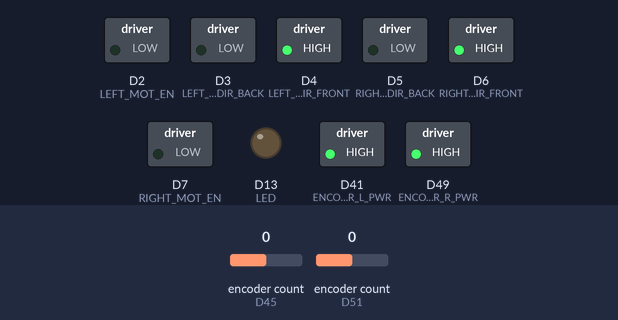
Bench run of a sketch on a simulated Arduino Due. On the bench: switched loads named in the sketch (green lamp = pin HIGH), output pins drawn as LEDs (lit = HIGH). The inputs (shaded band) are chosen by the test bench; at power-on: encoder count (sensors on D45, D51) 0. The ROS host is connected and sends only what is stated.

Above: at 1.2 s.
1.3 s: encoder count (sensor on D45) set to 1
At 2.5 s:
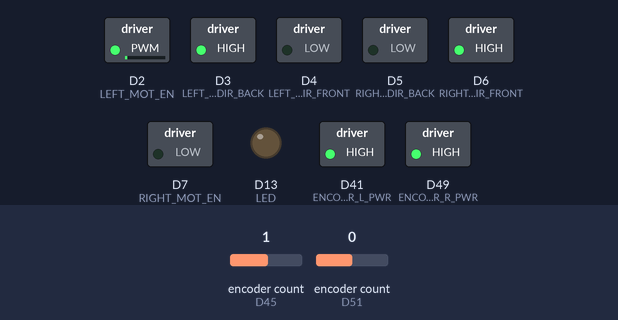
2.8 s: encoder count (sensor on D51) set to 1
At 3.7 s:
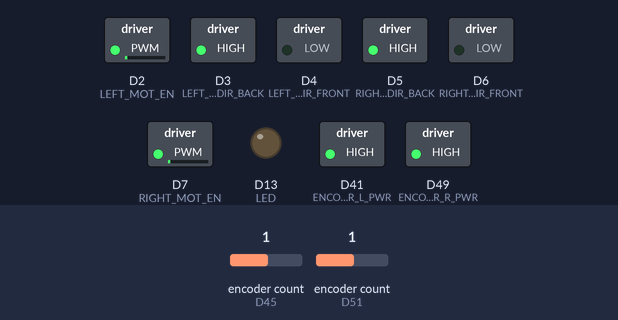
4.3 s: encoder count (sensor on D45) set to 2
At 4.9 s:
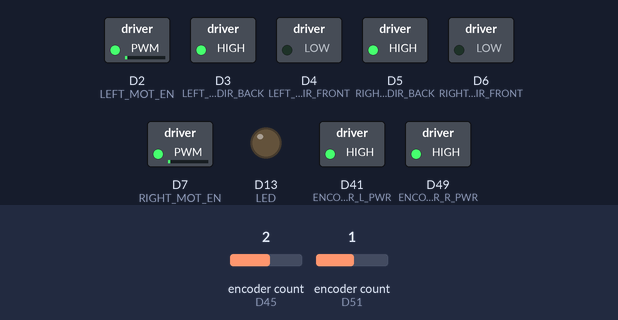
5.8 s: encoder count (sensor on D51) set to 2
At 7.0 s:
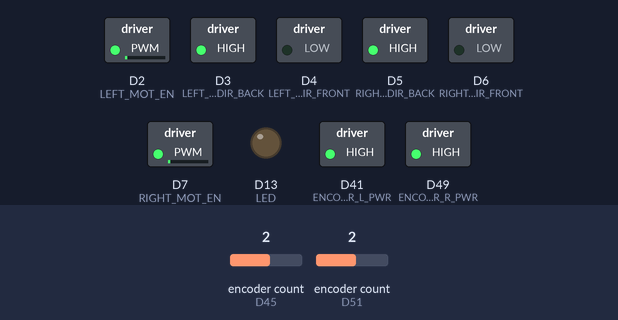
7.3 s: encoder count (sensor on D45) set to 6
At 8.4 s:
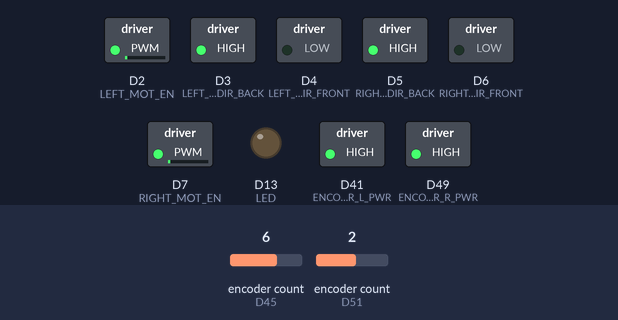
8.8 s: encoder count (sensor on D51) set to 6
At 9.3 s:
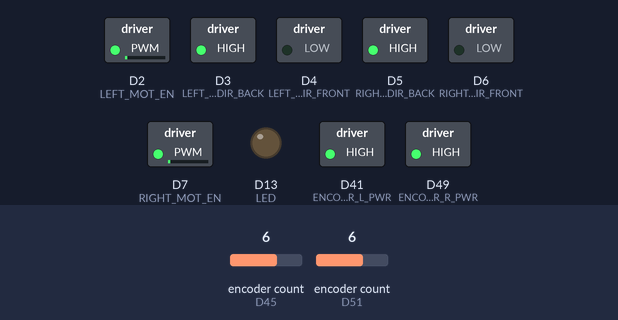
Timing chart, 0 to 11.3 s (numbered marks = the images above; inputs shaded):
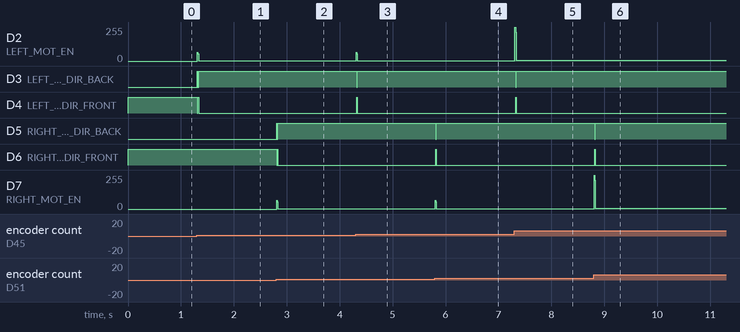

The sketch:

speedControlDue.ino
```cpp
#include "settings.h"
#include "settingsIO.h"
#include "settingsROS.h"

Encoder sensorR(ENCODER_R_A, ENCODER_R_B);
Encoder sensorL(ENCODER_L_A, ENCODER_L_B);

//Creates a PID controller linked to the specified Input, Output, and Setpoint
//double kp = 55, ki = 2.0, kd = 1.2;
double kp = 10, ki = 180.0, kd = 0.8;

PID rPID(&rads_r, &rPWM, &rsetPoint ,kp, ki, kd, DIRECT);
PID lPID(&rads_l, &lPWM, &lsetPoint ,kp, ki, kd, DIRECT);


void setup() {
  setGPIO();
//  setGPIOMonster();
//  motorOff(0);
//  motorOff(1);
  turnOffMotors();

//  Timer1.initialize(10000); //set timer 0.01 [s] or 100 Hz
//  Timer1.attachInterrupt( timerIsr ); // attach the service routine
  Timer3.attachInterrupt(timerIsr); // attach the service routine
  Timer3.start(10000);              //set timer 0.01 [s] or 100 Hz

  initROS();

  rPID.SetOutputLimits(-255, 255);
  rPID.SetSampleTime(10);
  rPID.SetMode(AUTOMATIC);
  lPID.SetOutputLimits(-255, 255);
  lPID.SetSampleTime(10);
  lPID.SetMode(AUTOMATIC);

}

void loop() {

  rPID.Compute();
  lPID.Compute();
//  motorGo(0, CW, 254);
//  setMotorLeft((uint8_t)abs(0), MOTOR_FRONT);
//  setMotorRight((uint8_t)abs(0), MOTOR_FRONT);

  if (rPWM >= 0){
    setMotorRight((uint8_t)abs(rPWM), MOTOR_FRONT);
    //motorGo(0, CW, (uint8_t)abs(rPWM));
  } else{
    setMotorRight((uint8_t)abs(rPWM), MOTOR_BACK);
    //motorGo(0, CCW, (uint8_t)abs(rPWM));
  }

  if (lPWM >= 0){
    //motorGo(1, CW, (uint8_t)abs(lPWM));
    setMotorLeft((uint8_t)abs(lPWM), MOTOR_FRONT);
  } else{
    setMotorLeft((uint8_t)abs(lPWM), MOTOR_BACK);
    //motorGo(1,CCW, (uint8_t)abs(lPWM));
  }

//  motorGo(0, CW, 255);
//  motorGo(1, CW, 255);
  rads_r = 2*PI*rps_r;
  rads_l = 2*PI*rps_l;

  MsgROS();

  delay(1);
}


void timerIsr(){
  currentTime = currentTime + 0.01;
  pps_r = sensorR.read();
  sensorR.write(0);
  rps_r = (float) pps_r*CONST_RPS;  //(100Hz)*pps/2100ppr

  pps_l = sensorL.read();
  sensorL.write(0);
  rps_l = (float) pps_l*CONST_RPS;  //(100Hz)*pps/2100ppr
  odometry(pps_r, pps_l);
}
```

settings.h
```cpp
//#include <TimerOne.h>
#include <DueTimer.h>
#include <Encoder.h>
#include <PID_v1.h>

#define DATA_SEND 3

#define LED 13
#define ENCODER_R_GND 47      //GREEN
#define ENCODER_R_PWR 49      //BLUE
#define ENCODER_R_A 51        //YELLOW
#define ENCODER_R_B 53        //WITHE
#define ENCODER_L_GND 39      //GREEN
#define ENCODER_L_PWR 41      //BLUE
#define ENCODER_L_A 45        //YELLOW
#define ENCODER_L_B 43        //WHITE

#define EXT_INT_PIN_2   0
#define EXT_INT_PIN_3   1
#define EXT_INT_PIN_21  2
#define EXT_INT_PIN_20  3
#define EXT_INT_PIN_19  4
#define EXT_INT_PIN_18  5

#define RIGHT_MOT_DIR_BACK 5
#define RIGHT_MOT_DIR_FRONT 6
#define RIGHT_MOT_EN 7 //enable
#define LEFT_MOT_DIR_BACK 3
#define LEFT_MOT_DIR_FRONT 4
#define LEFT_MOT_EN 2 //enable

#define MOTOR_FRONT 0
#define MOTOR_BACK  1
#define MOTOR_STOP  2

////////// CONSTANTS HUMMER MOTOSHIELD ////////////
#define BRAKEVCC 0
#define CW   1
#define CCW  2
#define BRAKEGND 3
#define CS_THRESHOLD 100

/*  VNH2SP30 pin definitions
 xxx[0] controls '1' outputs
 xxx[1] controls '2' outputs */
const int8_t inApin[2] = {7, 4};  // INA: Clockwise input
const int8_t inBpin[2] = {8, 9};  // INB: Counter-clockwise input
const int8_t pwmpin[2] = {5, 6};  // PWM input
const int8_t cspin[2] = {2, 3};   // CS: Current sense ANALOG input
const int8_t enpin[2] = {0, 1};   // EN: Status of switches output (Analog pin)

//////////////////////////////////////////////////

const int ENCODER_PULSES = 896*4;
const int FREQ_TIMER_1 = 100;   //[Hz] dont forget change in Timer1.initialize();
const float CONST_RPS = (float) FREQ_TIMER_1/ (float) ENCODER_PULSES;

const float pi = 3.14159265359;

float referencia1=0, referencia2=0;


//--------- GLOBAL VARIABLES ----------//
int ctu_r = 0;
int ctu_l = 0;
int pps_r = 0;
int pps_l = 0;
float rps_r = 0;
float rps_l = 0;

double rpm_r = 0, rads_r = 0;
double rpm_l = 0, rads_l = 0;

bool timerFlag = false;

float currentTime = 0;

//---------------- PID variables -----------------//
double rPWM = 0, lPWM = 0;
double rsetPoint = 0.0, lsetPoint = 0.0;

//-------------- Compute odometry ----------------//
//Robot Hardware
#define WHEELRAD 0.052 //[m] The radius of the wheel
#define WHEELDIST 0.264 //[m] Distance between wheels
#define CM 2*PI*WHEELRAD/ENCODER_PULSES   //const encoder pulse/Linear displacement

float theta = 0;
float x = 0;
float y = 0;
int16_t p=0;


void odometry(int pps_r, int pps_l){
  float Dl = CM*pps_l;    //Left distance wheel
  float Dr = CM*pps_r;    //Right distance wheel
  float Dc = (Dr+Dl)/2;   //*CHECK*Center robot distance
  theta = theta + (Dr-Dl)/WHEELDIST;  //theta robot
  x = x + Dc*cos(theta);
  y = y + Dc*sin(theta);
  p=p+pps_r;
}
```

settingsIO.h
```cpp
void setGPIO(){
  //-------- setting GPIO --------//
  pinMode(LED, OUTPUT);
/*
  pinMode(ENCODER_R_A, INPUT);
  pinMode(ENCODER_R_B, INPUT);
  pinMode(ENCODER_L_A, INPUT);
  pinMode(ENCODER_L_B, INPUT);
*/
  pinMode(RIGHT_MOT_DIR_BACK, OUTPUT);
  pinMode(RIGHT_MOT_DIR_FRONT, OUTPUT);
  pinMode(RIGHT_MOT_EN, OUTPUT);
  pinMode(LEFT_MOT_DIR_BACK, OUTPUT);
  pinMode(LEFT_MOT_DIR_FRONT, OUTPUT);
  pinMode(LEFT_MOT_EN, OUTPUT);


  pinMode(ENCODER_R_PWR, OUTPUT);
  pinMode(ENCODER_R_GND, OUTPUT);
//  pinMode(ENCODER_R_A, INPUT);
//  pinMode(ENCODER_R_B, INPUT);
  pinMode(ENCODER_L_PWR, OUTPUT);
  pinMode(ENCODER_L_GND, OUTPUT);
//  pinMode(ENCODER_L_A, INPUT);
//  pinMode(ENCODER_L_B, INPUT);

  digitalWrite(ENCODER_R_PWR, HIGH);
  digitalWrite(ENCODER_R_GND, LOW);
  digitalWrite(ENCODER_L_PWR, HIGH);
  digitalWrite(ENCODER_L_GND, LOW);
}

void setMotorRight(uint8_t pwm, uint8_t mode){

 if (mode==0){
    digitalWrite(RIGHT_MOT_DIR_BACK, LOW);
    digitalWrite(RIGHT_MOT_DIR_FRONT, HIGH);
  }else if(mode==1){
    digitalWrite(RIGHT_MOT_DIR_BACK, HIGH);
    digitalWrite(RIGHT_MOT_DIR_FRONT, LOW);
  }else{
    digitalWrite(RIGHT_MOT_DIR_BACK, LOW);
    digitalWrite(RIGHT_MOT_DIR_FRONT, LOW);
  }

  analogWrite(RIGHT_MOT_EN, pwm);
}

void  setMotorLeft(uint8_t pwm, uint8_t mode){

 if (mode==0){
    digitalWrite(LEFT_MOT_DIR_BACK, LOW);
    digitalWrite(LEFT_MOT_DIR_FRONT, HIGH);
  }else if(mode==1){
    digitalWrite(LEFT_MOT_DIR_BACK, HIGH);
    digitalWrite(LEFT_MOT_DIR_FRONT, LOW);
  }else{
    digitalWrite(LEFT_MOT_DIR_BACK, LOW);
    digitalWrite(LEFT_MOT_DIR_FRONT, LOW);
  }

  analogWrite(LEFT_MOT_EN, pwm);

}

void turnOffMotors(){

  setMotorRight(0, MOTOR_STOP);
  setMotorLeft(0, MOTOR_STOP);

}


void setGPIOMonster(){
/*    // Initialize digital pins as outputs
  for (int i=0; i<2; i++)
  {
    pinMode(inApin[i], OUTPUT);
    pinMode(inBpin[i], OUTPUT);
    pinMode(pwmpin[i], OUTPUT);
  }
  // Initialize braked
  for (int i=0; i<2; i++)
  {
    digitalWrite(inApin[i], LOW);
    digitalWrite(inBpin[i], LOW);
  }
  */
}

void motorOff(int motor)
{/*
  // Initialize braked
  for (int i=0; i<2; i++)
  {
    digitalWrite(inApin[i], LOW);
    digitalWrite(inBpin[i], LOW);
  }
  analogWrite(pwmpin[motor], 0);
  */
}

/* motorGo() will set a motor going in a specific direction
 the motor will continue going in that direction, at that speed
 until told to do otherwise.

 motor: this should be either 0 or 1, will selet which of the two
 motors to be controlled

 direct: Should be between 0 and 3, with the following result
 0: Brake to VCC
 1: Clockwise
 2: CounterClockwise
 3: Brake to GND

 pwm: should be a value between ? and 1023, higher the number, the faster
 it'll go
 */
void motorGo(uint8_t motor, uint8_t direct, uint8_t pwm)
{/*
  if (motor <= 1)
  {
    if (direct <=4)
    {
      // Set inA[motor]
      if (direct <=1)
        digitalWrite(inApin[motor], HIGH);
      else
        digitalWrite(inApin[motor], LOW);

      // Set inB[motor]
      if ((direct==0)||(direct==2))
        digitalWrite(inBpin[motor], HIGH);
      else
        digitalWrite(inBpin[motor], LOW);

      analogWrite(pwmpin[motor], pwm);
    }
  }
  */
}
```

settingsROS.h
```cpp
#define USE_USBCON
#include <ros.h>
#include <std_msgs/String.h>
#include <std_msgs/Int16.h>
#include <std_msgs/UInt16.h>
#include <std_msgs/Int16MultiArray.h>
#include <std_msgs/UInt16MultiArray.h>
#include <std_msgs/Float32MultiArray.h>
//#include <geometry_msgs/Twist.h>

ros::NodeHandle  nh;

//--------- Pulishers ---------//
//Topic Int16 type
std_msgs::Int16 adc_msg;
ros::Publisher adcData("adc",&adc_msg);

/*//comment for future use
//Topic speedMotors Int16MultiArray
std_msgs::Int16MultiArray speedMotors_msg;
ros::Publisher speedMotors("speedMotors",&speedMotors_msg);
*/

//Topic speedMotors [rad/s]
std_msgs::Float32MultiArray speedMotors_float_msg;
ros::Publisher speedMotors_float("speedMotors_float",&speedMotors_float_msg);

//Topic position and orientation robot [m] and [rad]
std_msgs::Float32MultiArray robotPosition_msg;
ros::Publisher robotPosition("robotPosition",&robotPosition_msg);

//Topic uControl rigth left robot [Volt]
std_msgs::Float32MultiArray uControl_msg;
ros::Publisher uControl("uControl",&uControl_msg);


//--------- Subscribers ---------//
//** callback speedMotors setpoint [pwm]
//void setpoint_cb(const std_msgs::UInt16MultiArray& setpoint_msg){
//  analogWrite(RIGHT_MOT_EN, setpoint_msg.data[1]);
//  analogWrite(13, setpoint_msg.data[1]);
//}

//ros::Subscriber<std_msgs::UInt16MultiArray> setpoint("setPoint", setpoint_cb);

//** callback speedMotors setpoint [rad/s]
void setpoint_f_cb(const std_msgs::Float32MultiArray& setpoint_msg){
//  analogWrite(RIGHT_MOT_EN, setpoint_msg.data[0]);
//  analogWrite(LEFT_MOT_EN, setpoint_msg.data[1]);
  analogWrite(13, abs((int16_t)setpoint_msg.data[1]));
    rsetPoint=setpoint_msg.data[0];
    lsetPoint=setpoint_msg.data[1];
}

ros::Subscriber<std_msgs::Float32MultiArray> setpoint_f("setPoint_f", setpoint_f_cb);

/*
void cmd_vel_cb(const geometry_msgs::Twist& cmd_vel_msg){
  //TODO: calcular las velocidades de las ruedas a partir de la
  //      velocidad del robot
}

ros::Subscriber<geometry_msgs::Twist> cmd_vel_sub("cmd_vel", cmd_vel_cb);
*/
//////////////////////////////////////--- initROS ---//////////////////////////////////////

void initROS(){
    //nh.getHardware()->setBaud(115200);

  nh.initNode();

  //-------- init pulishers --------//
  nh.advertise(adcData);

  //Init the array Int16 speedMotors
/*  speedMotors_msg.layout.dim = (std_msgs::MultiArrayDimension *)
    malloc(sizeof(std_msgs::MultiArrayDimension)*DATA_SEND);
  speedMotors_msg.layout.dim[0].label = "height";
  speedMotors_msg.layout.dim[0].size = DATA_SEND;
  speedMotors_msg.layout.dim[0].stride = 1;
  speedMotors_msg.layout.data_offset = 0;
  speedMotors_msg.data = (int *)malloc(sizeof(int)*8);
  speedMotors_msg.data_length = DATA_SEND;
  nh.advertise(speedMotors);
*/
  //Init the array Float32 speedMotors
  speedMotors_float_msg.layout.dim = (std_msgs::MultiArrayDimension *)
    malloc(sizeof(std_msgs::MultiArrayDimension)*DATA_SEND);
  speedMotors_float_msg.layout.dim[0].label = "height";
  speedMotors_float_msg.layout.dim[0].size = DATA_SEND;
  speedMotors_float_msg.layout.dim[0].stride = 1;
  speedMotors_float_msg.layout.data_offset = 0;
  speedMotors_float_msg.data = (float *)malloc(sizeof(float)*8);
  speedMotors_float_msg.data_length = DATA_SEND;
  nh.advertise(speedMotors_float);

  //Init the array Float32 robotPosition
  robotPosition_msg.layout.dim = (std_msgs::MultiArrayDimension *)
    malloc(sizeof(std_msgs::MultiArrayDimension)*DATA_SEND);
  robotPosition_msg.layout.dim[0].label = "height";
  robotPosition_msg.layout.dim[0].size = DATA_SEND;
  robotPosition_msg.layout.dim[0].stride = 1;
  robotPosition_msg.layout.data_offset = 0;
  robotPosition_msg.data = (float *)malloc(sizeof(float)*8);
  robotPosition_msg.data_length = DATA_SEND;
  nh.advertise(robotPosition);

  //Init the array Float32 uControl
  uControl_msg.layout.dim = (std_msgs::MultiArrayDimension *)
    malloc(sizeof(std_msgs::MultiArrayDimension)*DATA_SEND);
  uControl_msg.layout.dim[0].label = "height";
  uControl_msg.layout.dim[0].size = DATA_SEND;
  uControl_msg.layout.dim[0].stride = 1;
  uControl_msg.layout.data_offset = 0;
  uControl_msg.data = (float *)malloc(sizeof(float)*8);
  uControl_msg.data_length = DATA_SEND;
  nh.advertise(uControl);


  //-------- init Subscribers --------//
  //nh.subscribe(setpoint);
  nh.subscribe(setpoint_f);
}

void MsgROS(){
  speedMotors_float_msg.data[0] = currentTime;
  speedMotors_float_msg.data[1] = rads_r;
  speedMotors_float_msg.data[2] = rads_l;
  speedMotors_float.publish(&speedMotors_float_msg);

  robotPosition_msg.data[0] = theta;
  robotPosition_msg.data[1] = x;
  robotPosition_msg.data[2] = y;
  robotPosition.publish(&robotPosition_msg);

  uControl_msg.data[0] = rPWM;      //rigth wheel
  uControl_msg.data[1] = lPWM;      //left wheel
  uControl_msg.data[2] = 34.23;
  uControl.publish(&uControl_msg);

  nh.spinOnce();  //last line on code
}
```

Measured:
- after the input at 1.3 s, D2 (LEFT_MOT_EN): 0/255 → 1/255 at once; D3 (LEFT_MOT_DIR_BACK): LOW → HIGH at once, → LOW 0.01 s later, → HIGH 0.01 s later; D4 (LEFT_MOT_DIR_FRONT): HIGH → LOW at once, → HIGH 0.01 s later, → LOW 0.01 s later
- after the input at 2.8 s, D5 (RIGHT_MOT_DIR_BACK): LOW → HIGH at once, → LOW 0.01 s later, → HIGH 0.01 s later; D6 (RIGHT_MOT_DIR_FRONT): HIGH → LOW at once, → HIGH 0.01 s later, → LOW 0.01 s later; D7 (RIGHT_MOT_EN): 0/255 → 1/255 at once
- after the input at 4.3 s, D2 (LEFT_MOT_EN): 1/255 → 2/255 at once; D3 (LEFT_MOT_DIR_BACK): HIGH → LOW at once, → HIGH 0.01 s later; D4 (LEFT_MOT_DIR_FRONT): LOW → HIGH at once, → LOW 0.01 s later
- after the input at 5.8 s, D5 (RIGHT_MOT_DIR_BACK): HIGH → LOW at once, → HIGH 0.01 s later; D6 (RIGHT_MOT_DIR_FRONT): LOW → HIGH at once, → LOW 0.01 s later; D7 (RIGHT_MOT_EN): 1/255 → 2/255 at once
- after the input at 7.3 s, D2 (LEFT_MOT_EN): 2/255 → 7/255 at once; D3 (LEFT_MOT_DIR_BACK): HIGH → LOW at once, → HIGH 0.01 s later; D4 (LEFT_MOT_DIR_FRONT): LOW → HIGH at once, → LOW 0.01 s later
- after the input at 8.8 s, D5 (RIGHT_MOT_DIR_BACK): HIGH → LOW at once, → HIGH 0.01 s later; D6 (RIGHT_MOT_DIR_FRONT): LOW → HIGH at once, → LOW 0.01 s later; D7 (RIGHT_MOT_EN): 2/255 → 7/255 at once
